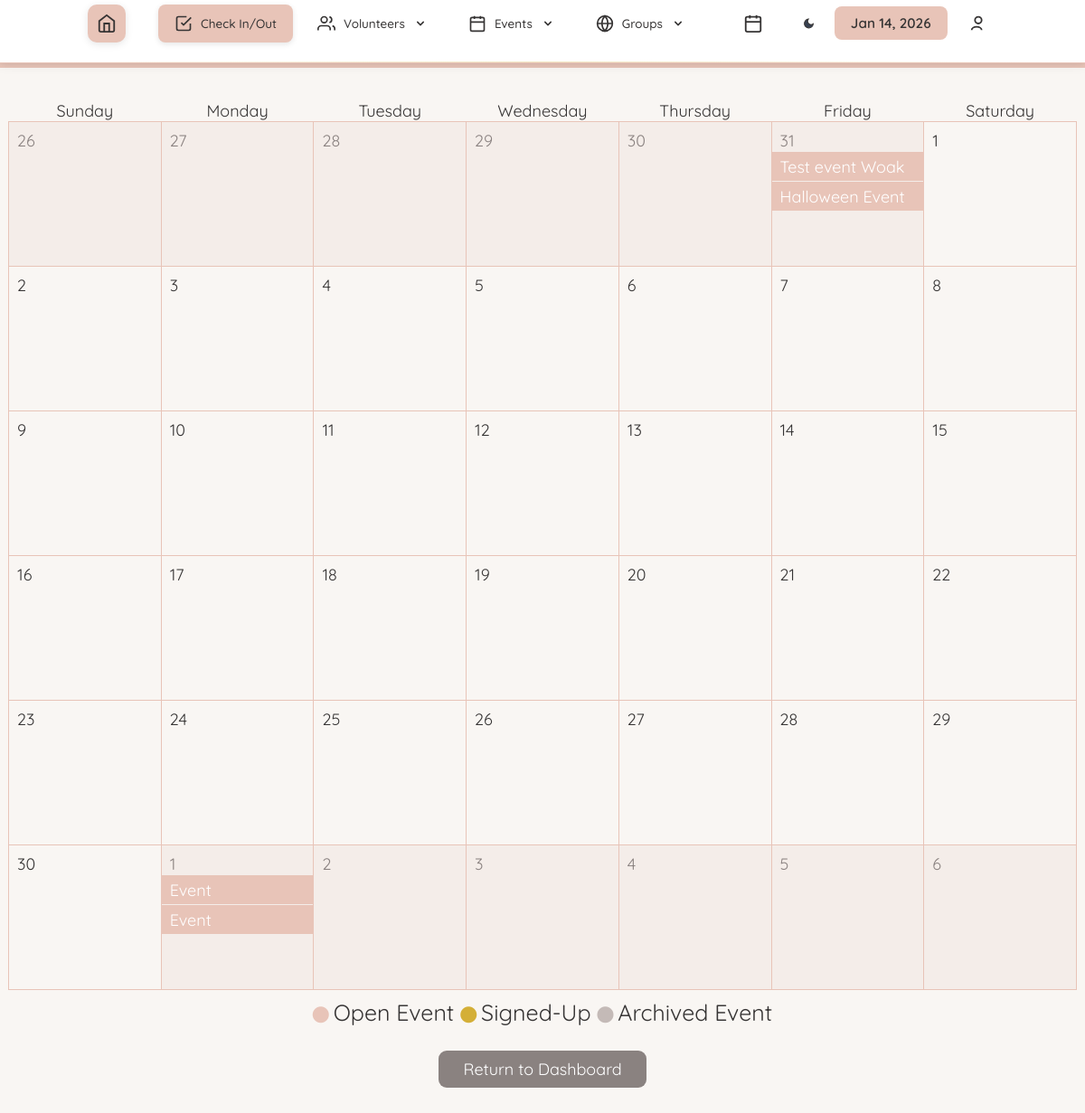
The app's page /calendar.php?month=2025-11 (signed in), older data.
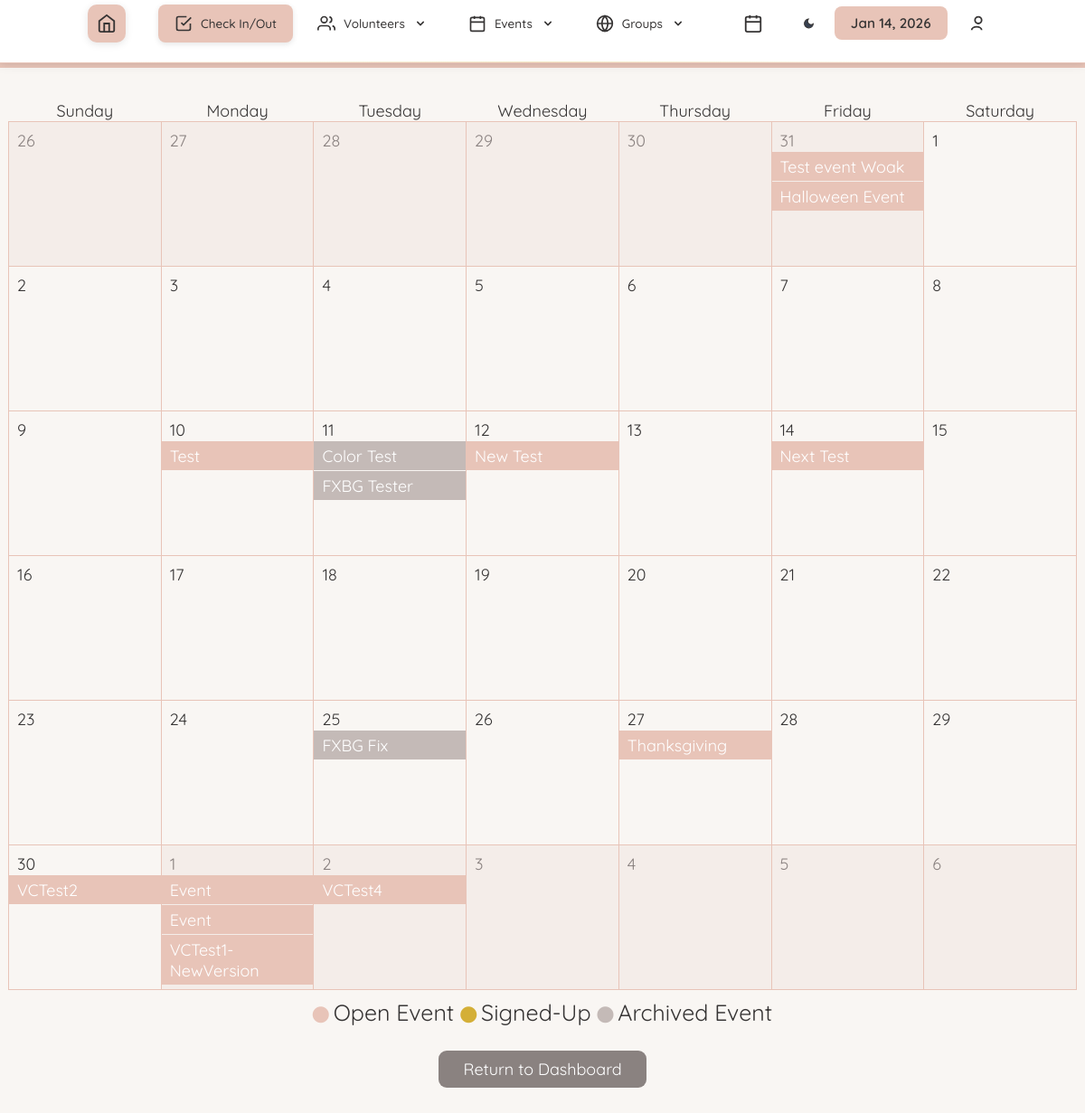
The same page, newer data.
### tables this page shows
CREATE TABLE `dbevents` (
  `id` int NOT NULL,
  `name` text NOT NULL,
  `date` char(10) NOT NULL,
  `startTime` char(5) NOT NULL,
  `endTime` char(5) NOT NULL,
  `description` text NOT NULL,
  `capacity` int NOT NULL,
  `completed` text NOT NULL,
  `restricted_signup` tinyint(1) NOT NULL,
  `location` text,
  `type` text NOT NULL,
  `volunteer_coordinator` int DEFAULT NULL
);

### database/dbEvents.php (called while the page is built, shortened)
<?php
function is_archived($id)
{
    $connection = connect();
    $query1 = "SELECT completed FROM dbevents WHERE id = '$id'";
    $result1 = mysqli_query($connection, $query1);
    $row = mysqli_fetch_assoc($result1);
    if ($row['completed'] == 'yes') {
        return true;
    } else {
        return false;
    }
}
function fetch_events_in_date_range($start_date, $end_date)
{
    $connection = connect();
    $start_date = mysqli_real_escape_string($connection, $start_date);
    $end_date = mysqli_real_escape_string($connection, $end_date);
    $query = "select * from dbevents
              where date >= '$start_date' and date <= '$end_date'
              order by startTime asc";
    $result = mysqli_query($connection, $query);
    require_once('include/output.php');
    $events = array();
    while ($result_row = mysqli_fetch_assoc($result)) {
        $key = $result_row['date'];
        if (isset($events[$key])) {
            $events[$key] [] = hsc($result_row);
        } else {
            $events[$key] = array(hsc($result_row));
        }
    }
    return $events;
}

### include/output.php (called while the page is built, shortened)
<?php
function hsc($input)
{
    if (is_array($input)) {
        $arr = [];
        foreach ($input as $key => $value) {
            $arr[$key] = htmlspecialchars($value ?? '');
        }
        return $arr;
    }
    return htmlspecialchars($input ?? '');
}

### calendar.php (the view, shortened to what the changed rows need)
<?php
if (!isset($_GET['month'])) {
    $month = date("Y-m");
} else {
    $month = $_GET['month'];
}
    $first = $month . '-01';
    $month = strtotime($month);
    $first = strtotime($first);
    $calendarStart = $first;
while (date('w', $calendarStart) > 0) {
    $calendarStart = strtotime(date('Y-m-d', $calendarStart) . ' -1 day');
}
    $calendarEnd = date('Y-m-d', strtotime(date('Y-m-d', $calendarStart) . ' +34 day'));
    $weeks = 5;
if (date('m', strtotime($calendarEnd . ' +1 day')) == date('m', $first)) {
    $weeks = 6;
}
?>
<!DOCTYPE html>
<html>
    <head>
        <link rel="stylesheet" href="css/theme-toggle.css">
        <?php require('universal.inc'); ?>
        <?php require('header.php'); ?>
    </head>
    <body>
        <main class="calendar-view">
            <h1 class='calendar-header' style="background: var(--main-color, #e8c4b8); height: 75px;">
                <span id="calendar-heading-month" style="font-weight: 700; font-size: 36px;">Events - <?php echo date('F Y', $month); ?></span>
            </h1>
            <div class="table-wrapper">
                <table id="calendar">
                    <thead>
                        <tr>
                            <th>Sunday</th>
                            <th>Monday</th>
                            <th>Tuesday</th>
                            <th>Wednesday</th>
                            <th>Thursday</th>
                            <th>Friday</th>
                            <th>Saturday</th>
                        </tr>
                    </thead>
                    <tbody>
                    <?php
                        $date = $calendarStart;
                        require_once('database/dbEvents.php');
                        $events = fetch_events_in_date_range($start, $end);
                    for ($week = 0; $week < $weeks; $week++) {
                        echo '
                                <tr class="calendar-week">
                            ';
                        for ($day = 0; $day < 7; $day++) {
                            $extraAttributes = '';
                            $extraClasses = '';
                            if (date('m', $date) != date('m', $month)) {
                                $extraClasses .= ' other-month';
                                $extraAttributes .= ' data-month="' . date('Y-m', $date) . '"';
                            }
                            $eventsStr = '';
                            $e = date('Y-m-d', $date);
                            if (isset($events[$e])) {
                                $dayEvents = $events[$e];
                                foreach ($dayEvents as $info) {
                                    $backgroundCol = 'var(--main-color, #e8c4b8)';
                                    if (is_archived($info['id'])) {
                                        $backgroundCol = '#c4bab7ff';
                                    } elseif (check_if_signed_up($info['id'], $_SESSION['_id'])) {
                                        $backgroundCol = 'var(--accent-color, #d4af37)';
                                    }
                                    $eventsStr .= '<a class="calendar-event" style="background-color: ' . $backgroundCol . '" href="event.php?id=' . $info['id'] . '&user_id=' . $_SESSION['_id'] . '">' . htmlspecialchars_decode($info['name']) . '</a>';
                                }
                            }
                            echo '<td class="calendar-day' . $extraClasses . '" ' . $extraAttributes . ' data-date="' . date('Y-m-d', $date) . '">
                                    <div class="calendar-day-wrapper">
                                        <p class="calendar-day-number">' . date('j', $date) . '</p>
                                        ' . $eventsStr . '
                                    </div>
                                </td>';
                            $date = strtotime(date('Y-m-d', $date) . ' +1 day');
                        }
                        echo '
                                </tr>';
                    }
                    ?>
                    </tbody>
                </table>
            </div>
            <link rel="stylesheet" href="https://cdnjs.cloudflare.com/ajax/libs/font-awesome/6.0.0-beta3/css/all.min.css">
        </main>
    </body>
</html>

Row changes from the older to the newer data that the page shows:
added dbevents: name "Test", shown under "10"
now on this page (row edited): dbevents: name "Color Test", shown under "11"
added dbevents: name "FXBG Tester", shown under "11"
added dbevents: name "New Test", shown under "12"
added dbevents: name "Next Test", shown under "14"
added dbevents: name "FXBG Fix", shown under "25"
added dbevents: name "Thanksgiving", shown under "27"
added dbevents: name "VCTest2", shown under "30"
added dbevents: name "VCTest1-NewVersion", shown under "1"
added dbevents: name "VCTest4", shown under "2"
